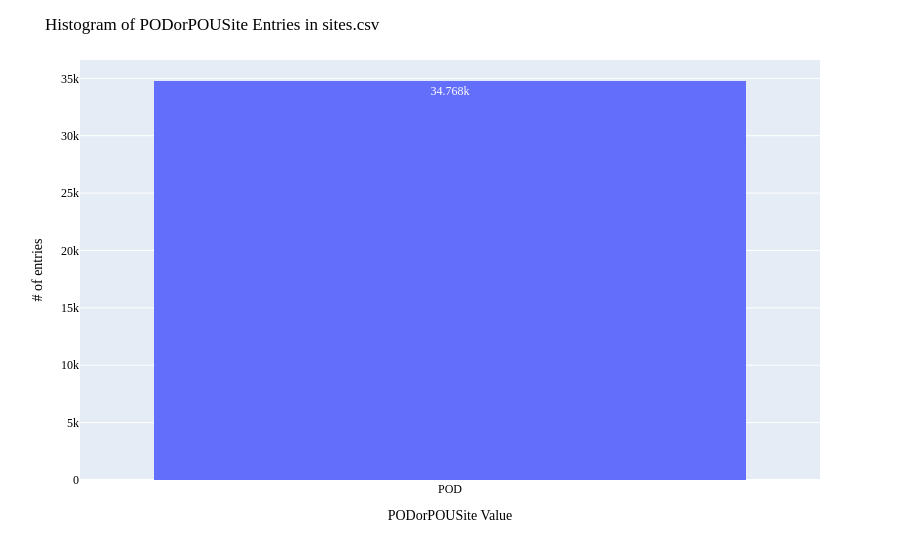

Notebook code for this chart:
### Code cell
# ---- Histogram: Num of POD sites vs POU sites ----
print(dfstemp_ws.PODorPOUSite.value_counts())

fig = px.histogram(dfstemp_ws, x="PODorPOUSite", text_auto=True)
fig.update_layout(bargap=0.2,
                  title="Histogram of PODorPOUSite Entries in sites.csv",
                  xaxis_title="PODorPOUSite Value",
                  yaxis_title="# of entries",
                  #legend_title="Legend Title",
                    font=dict(
                        family="Arial Bold",
                        size=12,
                        color="Black")
                 )
fig.show()
fig.write_image('figures/PODorPOUSite.png', engine="kaleido")

### Figure 1 — Plotly figure (JSON) as saved in the notebook; plotly's stock layout.template omitted (floating-point values rounded to 4 significant figures; data arrays with more than 128 entries replaced by an {"elided": "..."} marker saying what was removed)
{"data": [{"bingroup": "x", "hovertemplate": "PODorPOUSite=%{x}<br>count=%{y}<extra></extra>", "legendgroup": "", "marker": {"color": "#636efa", "pattern": {"shape": ""}}, "name": "", "orientation": "v", "showlegend": false, "texttemplate": "%{value}", "type": "histogram", "x": {"elided": "34768 str values"}, "xaxis": "x", "yaxis": "y"}], "layout": {"bargap": 0.2, "barmode": "relative", "font": {"color": "Black", "family": "Arial Bold", "size": 12}, "legend": {"tracegroupgap": 0}, "margin": {"t": 60}, "title": {"text": "Histogram of PODorPOUSite Entries in sites.csv"}, "xaxis": {"anchor": "y", "domain": [0, 1], "title": {"text": "PODorPOUSite Value"}}, "yaxis": {"anchor": "x", "domain": [0, 1], "title": {"text": "# of entries"}}}}
